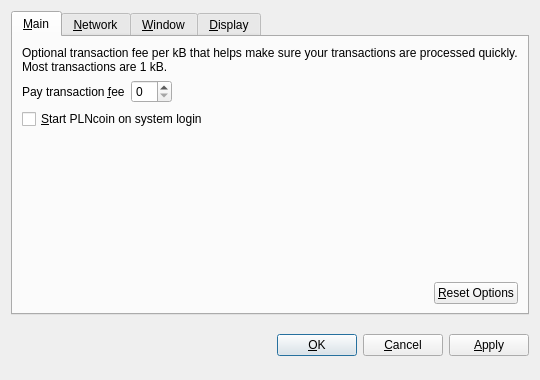
<?xml version="1.0" encoding="UTF-8"?>
<ui version="4.0">
 <class>OptionsDialog</class>
 <widget class="QDialog" name="OptionsDialog">
  <property name="geometry">
   <rect>
    <x>0</x>
    <y>0</y>
    <width>540</width>
    <height>380</height>
   </rect>
  </property>
  <property name="windowTitle">
   <string>Options</string>
  </property>
  <property name="modal">
   <bool>true</bool>
  </property>
  <layout class="QVBoxLayout" name="verticalLayout">
   <item>
    <widget class="QTabWidget" name="tabWidget">
     <property name="tabPosition">
      <enum>QTabWidget::North</enum>
     </property>
     <property name="currentIndex">
      <number>0</number>
     </property>
     <widget class="QWidget" name="tabMain">
      <attribute name="title">
       <string>&amp;Main</string>
      </attribute>
      <layout class="QVBoxLayout" name="verticalLayout_Main">
       <item>
        <widget class="QLabel" name="transactionFeeInfoLabel">
         <property name="text">
          <string>Optional transaction fee per kB that helps make sure your transactions are processed quickly. Most transactions are 1 kB.</string>
         </property>
         <property name="textFormat">
          <enum>Qt::PlainText</enum>
         </property>
         <property name="wordWrap">
          <bool>true</bool>
         </property>
        </widget>
       </item>
       <item>
        <layout class="QHBoxLayout" name="horizontalLayout_1_Main">
         <item>
          <widget class="QLabel" name="transactionFeeLabel">
           <property name="text">
            <string>Pay transaction &amp;fee</string>
           </property>
           <property name="textFormat">
            <enum>Qt::PlainText</enum>
           </property>
           <property name="buddy">
            <cstring>transactionFee</cstring>
           </property>
          </widget>
         </item>
         <item>
          <widget class="BitcoinAmountField" name="transactionFee"/>
         </item>
         <item>
          <spacer name="horizontalSpacer_1_Main">
           <property name="orientation">
            <enum>Qt::Horizontal</enum>
           </property>
           <property name="sizeHint" stdset="0">
            <size>
             <width>40</width>
             <height>20</height>
            </size>
           </property>
          </spacer>
         </item>
        </layout>
       </item>
       <item>
        <widget class="QCheckBox" name="bitcoinAtStartup">
         <property name="toolTip">
          <string>Automatically start PLNcoin after logging in to the system.</string>
         </property>
         <property name="text">
          <string>&amp;Start PLNcoin on system login</string>
         </property>
        </widget>
       </item>
       <item>
        <spacer name="verticalSpacer_Main">
         <property name="orientation">
          <enum>Qt::Vertical</enum>
         </property>
         <property name="sizeHint" stdset="0">
          <size>
           <width>20</width>
           <height>40</height>
          </size>
         </property>
        </spacer>
       </item>
       <item>
        <layout class="QHBoxLayout" name="horizontalLayout_2_Main">
         <item>
          <spacer name="horizontalSpacer_2_Main">
           <property name="orientation">
            <enum>Qt::Horizontal</enum>
           </property>
           <property name="sizeHint" stdset="0">
            <size>
             <width>40</width>
             <height>20</height>
            </size>
           </property>
          </spacer>
         </item>
         <item>
          <widget class="QPushButton" name="resetButton">
           <property name="toolTip">
            <string>Reset all client options to default.</string>
           </property>
           <property name="text">
            <string>&amp;Reset Options</string>
           </property>
           <property name="autoDefault">
            <bool>false</bool>
           </property>
          </widget>
         </item>
        </layout>
       </item>
      </layout>
     </widget>
     <widget class="QWidget" name="tabNetwork">
      <attribute name="title">
       <string>&amp;Network</string>
      </attribute>
      <layout class="QVBoxLayout" name="verticalLayout_Network">
       <item>
        <widget class="QCheckBox" name="mapPortUpnp">
         <property name="toolTip">
          <string>Automatically open the PLNcoin client port on the router. This only works when your router supports UPnP and it is enabled.</string>
         </property>
         <property name="text">
          <string>Map port using &amp;UPnP</string>
         </property>
        </widget>
       </item>
       <item>
        <widget class="QCheckBox" name="connectSocks">
         <property name="toolTip">
          <string>Connect to the PLNcoin network through a SOCKS proxy (e.g. when connecting through Tor).</string>
         </property>
         <property name="text">
          <string>&amp;Connect through SOCKS proxy:</string>
         </property>
        </widget>
       </item>
       <item>
        <layout class="QHBoxLayout" name="horizontalLayout_Network">
         <item>
          <widget class="QLabel" name="proxyIpLabel">
           <property name="text">
            <string>Proxy &amp;IP:</string>
           </property>
           <property name="textFormat">
            <enum>Qt::PlainText</enum>
           </property>
           <property name="buddy">
            <cstring>proxyIp</cstring>
           </property>
          </widget>
         </item>
         <item>
          <widget class="QValidatedLineEdit" name="proxyIp">
           <property name="maximumSize">
            <size>
             <width>140</width>
             <height>16777215</height>
            </size>
           </property>
           <property name="toolTip">
            <string>IP address of the proxy (e.g. 127.0.0.1)</string>
           </property>
          </widget>
         </item>
         <item>
          <widget class="QLabel" name="proxyPortLabel">
           <property name="text">
            <string>&amp;Port:</string>
           </property>
           <property name="textFormat">
            <enum>Qt::PlainText</enum>
           </property>
           <property name="buddy">
            <cstring>proxyPort</cstring>
           </property>
          </widget>
         </item>
         <item>
          <widget class="QLineEdit" name="proxyPort">
           <property name="maximumSize">
            <size>
             <width>55</width>
             <height>16777215</height>
            </size>
           </property>
           <property name="toolTip">
            <string>Port of the proxy (e.g. 9050)</string>
           </property>
          </widget>
         </item>
         <item>
          <widget class="QLabel" name="socksVersionLabel">
           <property name="text">
            <string>SOCKS &amp;Version:</string>
           </property>
           <property name="textFormat">
            <enum>Qt::PlainText</enum>
           </property>
           <property name="buddy">
            <cstring>socksVersion</cstring>
           </property>
          </widget>
         </item>
         <item>
          <widget class="QValueComboBox" name="socksVersion">
           <property name="toolTip">
            <string>SOCKS version of the proxy (e.g. 5)</string>
           </property>
          </widget>
         </item>
         <item>
          <spacer name="horizontalSpacer_Network">
           <property name="orientation">
            <enum>Qt::Horizontal</enum>
           </property>
           <property name="sizeHint" stdset="0">
            <size>
             <width>40</width>
             <height>20</height>
            </size>
           </property>
          </spacer>
         </item>
        </layout>
       </item>
       <item>
        <spacer name="verticalSpacer_Network">
         <property name="orientation">
          <enum>Qt::Vertical</enum>
         </property>
         <property name="sizeHint" stdset="0">
          <size>
           <width>20</width>
           <height>40</height>
          </size>
         </property>
        </spacer>
       </item>
      </layout>
     </widget>
     <widget class="QWidget" name="tabWindow">
      <attribute name="title">
       <string>&amp;Window</string>
      </attribute>
      <layout class="QVBoxLayout" name="verticalLayout_Window">
       <item>
        <widget class="QCheckBox" name="minimizeToTray">
         <property name="toolTip">
          <string>Show only a tray icon after minimizing the window.</string>
         </property>
         <property name="text">
          <string>&amp;Minimize to the tray instead of the taskbar</string>
         </property>
        </widget>
       </item>
       <item>
        <widget class="QCheckBox" name="minimizeOnClose">
         <property name="toolTip">
          <string>Minimize instead of exit the application when the window is closed. When this option is enabled, the application will be closed only after selecting Quit in the menu.</string>
         </property>
         <property name="text">
          <string>M&amp;inimize on close</string>
         </property>
        </widget>
       </item>
       <item>
        <spacer name="verticalSpacer_Window">
         <property name="orientation">
          <enum>Qt::Vertical</enum>
         </property>
         <property name="sizeHint" stdset="0">
          <size>
           <width>20</width>
           <height>40</height>
          </size>
         </property>
        </spacer>
       </item>
      </layout>
     </widget>
     <widget class="QWidget" name="tabDisplay">
      <attribute name="title">
       <string>&amp;Display</string>
      </attribute>
      <layout class="QVBoxLayout" name="verticalLayout_Display">
       <item>
        <layout class="QHBoxLayout" name="horizontalLayout_1_Display">
         <item>
          <widget class="QLabel" name="langLabel">
           <property name="text">
            <string>User Interface &amp;language:</string>
           </property>
           <property name="textFormat">
            <enum>Qt::PlainText</enum>
           </property>
           <property name="buddy">
            <cstring>lang</cstring>
           </property>
          </widget>
         </item>
         <item>
          <widget class="QValueComboBox" name="lang">
           <property name="toolTip">
            <string>The user interface language can be set here. This setting will take effect after restarting PLNcoin.</string>
           </property>
          </widget>
         </item>
        </layout>
       </item>
       <item>
        <layout class="QHBoxLayout" name="horizontalLayout_2_Display">
         <item>
          <widget class="QLabel" name="unitLabel">
           <property name="text">
            <string>&amp;Unit to show amounts in:</string>
           </property>
           <property name="textFormat">
            <enum>Qt::PlainText</enum>
           </property>
           <property name="buddy">
            <cstring>unit</cstring>
           </property>
          </widget>
         </item>
         <item>
          <widget class="QValueComboBox" name="unit">
           <property name="toolTip">
            <string>Choose the default subdivision unit to show in the interface and when sending coins.</string>
           </property>
          </widget>
         </item>
        </layout>
       </item>
       <item>
        <widget class="QCheckBox" name="displayAddresses">
         <property name="toolTip">
          <string>Whether to show PLNcoin addresses in the transaction list or not.</string>
         </property>
         <property name="text">
          <string>&amp;Display addresses in transaction list</string>
         </property>
        </widget>
       </item>
       <item>
        <widget class="QCheckBox" name="coinControlFeatures">
         <property name="toolTip">
          <string>Whether to show coin control features or not.</string>
         </property>
         <property name="text">
          <string>Display coin &amp;control features (experts only!)</string>
         </property>
        </widget>
       </item>
       <item>
        <spacer name="verticalSpacer_Display">
         <property name="orientation">
          <enum>Qt::Vertical</enum>
         </property>
         <property name="sizeHint" stdset="0">
          <size>
           <width>20</width>
           <height>40</height>
          </size>
         </property>
        </spacer>
       </item>
      </layout>
     </widget>
    </widget>
   </item>
   <item>
    <layout class="QHBoxLayout" name="horizontalLayout_Buttons">
     <item>
      <spacer name="horizontalSpacer_1">
       <property name="orientation">
        <enum>Qt::Horizontal</enum>
       </property>
       <property name="sizeHint" stdset="0">
        <size>
         <width>40</width>
         <height>48</height>
        </size>
       </property>
      </spacer>
     </item>
     <item>
      <widget class="QLabel" name="statusLabel">
       <property name="font">
        <font>
         <weight>75</weight>
         <bold>true</bold>
        </font>
       </property>
       <property name="text">
        <string/>
       </property>
       <property name="textFormat">
        <enum>Qt::PlainText</enum>
       </property>
       <property name="wordWrap">
        <bool>true</bool>
       </property>
      </widget>
     </item>
     <item>
      <spacer name="horizontalSpacer_2">
       <property name="orientation">
        <enum>Qt::Horizontal</enum>
       </property>
       <property name="sizeHint" stdset="0">
        <size>
         <width>40</width>
         <height>48</height>
        </size>
       </property>
      </spacer>
     </item>
     <item>
      <widget class="QPushButton" name="okButton">
       <property name="text">
        <string>&amp;OK</string>
       </property>
      </widget>
     </item>
     <item>
      <widget class="QPushButton" name="cancelButton">
       <property name="text">
        <string>&amp;Cancel</string>
       </property>
       <property name="autoDefault">
        <bool>false</bool>
       </property>
      </widget>
     </item>
     <item>
      <widget class="QPushButton" name="applyButton">
       <property name="text">
        <string>&amp;Apply</string>
       </property>
       <property name="autoDefault">
        <bool>false</bool>
       </property>
      </widget>
     </item>
    </layout>
   </item>
  </layout>
 </widget>
 <customwidgets>
  <customwidget>
   <class>BitcoinAmountField</class>
   <extends>QSpinBox</extends>
   <header>bitcoinamountfield.h</header>
  </customwidget>
  <customwidget>
   <class>QValueComboBox</class>
   <extends>QComboBox</extends>
   <header>qvaluecombobox.h</header>
  </customwidget>
  <customwidget>
   <class>QValidatedLineEdit</class>
   <extends>QLineEdit</extends>
   <header>qvalidatedlineedit.h</header>
  </customwidget>
 </customwidgets>
 <resources/>
 <connections/>
</ui>
